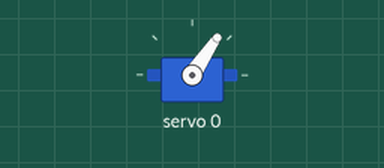
This sketch was run on a simulated Arduino Uno, built with avr-gcc and run on an emulated ATmega328P. Shown: servo.

Above: at 0.05 s.
Timing chart, 0 to 4.6 s (numbered marks = the images above):
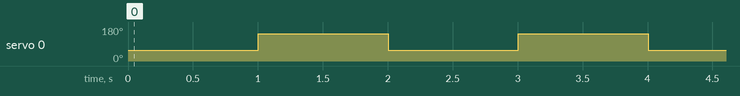

Measured:
- by itself, servo 0: alternates 145° for 1.0 s and 56° for 1.0 s

The sketch:

sketch_apr30b.ino
```cpp
#include <Wire.h>
#include <Adafruit_PWMServoDriver.h>

// called this way, it uses the default address 0x40
Adafruit_PWMServoDriver pwm = Adafruit_PWMServoDriver();
// you can also call it with a different address you want
//Adafruit_PWMServoDriver pwm = Adafruit_PWMServoDriver(0x41);

// Depending on your servo make, the pulse width min and max may vary, you
// want these to be as small/large as possible without hitting the hard stop
// for max range. You'll have to tweak them as necessary to match the servos you
// have!
#define SERVOMIN  150 // this is the 'minimum' pulse length count (out of 4096)
#define SERVOMAX  600 // this is the 'maximum' pulse length count (out of 4096)

// our servo # counter
uint8_t servonum = 0;
int pulselen;


void setup() {
  Serial.begin(9600);
  pwm.begin();
  pwm.setPWMFreq(60);  // Analog servos run at ~60 Hz updates
}


void loop()
{
  pulselen = map(50, 0, 180, SERVOMIN, SERVOMAX);  // calculate pulse length for 50 degrees
  pwm.setPWM(servonum, 0, pulselen);
  delay(1000);

  pulselen = map(140, 0, 180, SERVOMIN, SERVOMAX);  // calculate pulse length for 140 degrees
  pwm.setPWM(servonum, 0, pulselen);
  delay(1000);
}
```
